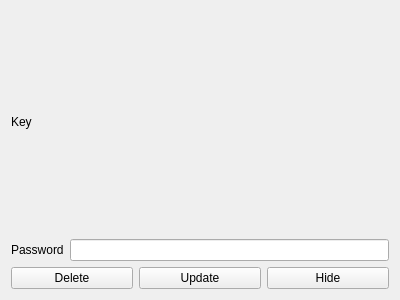
<?xml version="1.0" encoding="UTF-8"?>
<ui version="4.0">
 <class>PasswordInfoWidget</class>
 <widget class="QWidget" name="PasswordInfoWidget">
  <property name="geometry">
   <rect>
    <x>0</x>
    <y>0</y>
    <width>400</width>
    <height>300</height>
   </rect>
  </property>
  <property name="windowTitle">
   <string>Form</string>
  </property>
  <layout class="QVBoxLayout" name="verticalLayout">
   <item>
    <layout class="QHBoxLayout" name="horizontalLayout">
     <item>
      <widget class="QLabel" name="keyLabel">
       <property name="text">
        <string>Key</string>
       </property>
      </widget>
     </item>
     <item>
      <widget class="QLabel" name="keyValueLabel">
       <property name="text">
        <string/>
       </property>
      </widget>
     </item>
    </layout>
   </item>
   <item>
    <layout class="QHBoxLayout" name="horizontalLayout_2">
     <item>
      <widget class="QLabel" name="passwordLabel">
       <property name="text">
        <string>Password</string>
       </property>
      </widget>
     </item>
     <item>
      <widget class="QLineEdit" name="passwordLine"/>
     </item>
    </layout>
   </item>
   <item>
    <layout class="QHBoxLayout" name="horizontalLayout_3">
     <item>
      <widget class="QPushButton" name="deleteButton">
       <property name="text">
        <string>Delete</string>
       </property>
      </widget>
     </item>
     <item>
      <widget class="QPushButton" name="updateButton">
       <property name="text">
        <string>Update</string>
       </property>
      </widget>
     </item>
     <item>
      <widget class="QPushButton" name="hideButton">
       <property name="text">
        <string>Hide</string>
       </property>
      </widget>
     </item>
    </layout>
   </item>
  </layout>
 </widget>
 <resources/>
 <connections/>
</ui>
